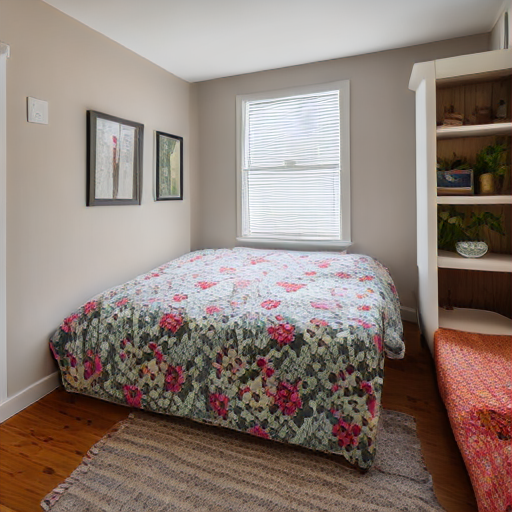
#> input picture image.png, 512 x 512 px
$ jupyter execute --allow-errors MainNotebookCode.ipynb
#> lines starting #> are read from the running program, lines starting #| are printed output that depends on the picture
# WATERMARK DESTRUCTIVE ATTACKS

[cell 1]
from PIL import Image
import matplotlib.pyplot as plt
from PIL import Image, ImageFilter, ImageEnhance
import matplotlib.pyplot as plt
import cv2
from skimage.util import random_noise
import numpy as np
from bm3d import bm3d_rgb

image_path = 'image.png'  # Change this to your image filename
image = Image.open(image_path)
#> image is the input picture: PIL image 512x512 RGB; mean R, G, B 141.6, 127.2, 119
plt.imshow(image)
plt.title('Original Image')
plt.axis('off')
plt.show()

## GAUSSIAN BLUR ATTACK

[cell 2]
# Apply Gaussian Blur filter
blurred_image = image.filter(ImageFilter.GaussianBlur(5))  # Increase the value for a stronger blur effect
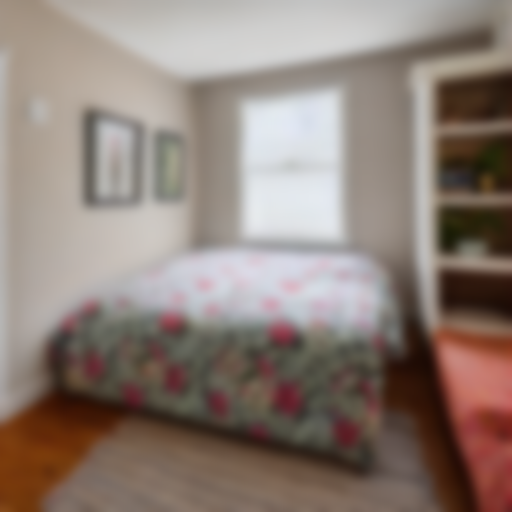
#> blurred_image: PIL image 512x512 RGB; mean R, G, B 141.6, 127.2, 119

# Display the blurred image
display(blurred_image)

[cell 3]
blurred_image.save("blurred_image.png")

Watermark performance: 0.167
Quality Degradation: 0.722
Overall: 0.551

[cell 4]
#plot a curve

## ROTATION ATTACK

[cell 5]
# Rotate the image by 45 degrees
rotated_image = image.rotate(45)
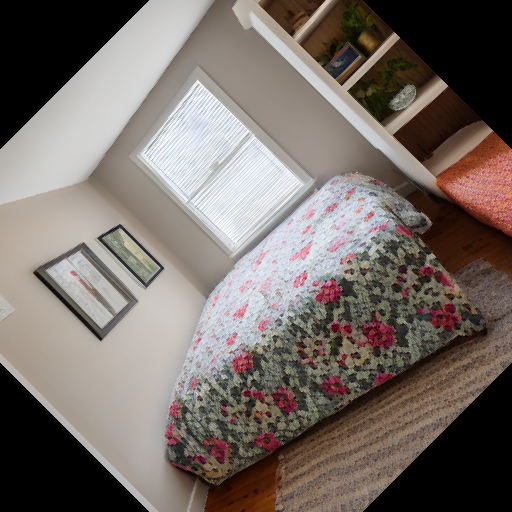
#> rotated_image: PIL image 512x512 RGB; mean R, G, B 118.8, 109.4, 103.7

# Display the rotated image
display(rotated_image)

[cell 6]
rotated_image.save("rotated_image.png")

Watermark performance: 0.083
Quality Degradation: 0.995
Overall: 0.736

## EXPOSURE ATTACK

[cell 7]
# Increase exposure (brightness)
exposure_factor = 2.0  # Increase this value for more exposure (brightness)
enhancer = ImageEnhance.Brightness(image)
high_exposure_image = enhancer.enhance(exposure_factor)
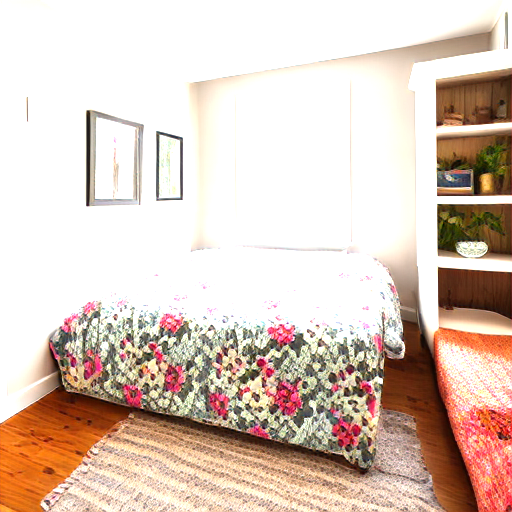
#> high_exposure_image: PIL image 512x512 RGB; mean R, G, B 220.4, 201.3, 189.1

# Display the high exposure image
plt.imshow(high_exposure_image)
plt.title('High Exposure Image')
plt.axis('off')
plt.show()

[cell 8]
high_exposure_image.save("high_exposure_image.png")

Watermark performance: 1.000
Quality Degradation: 0.541
Overall: 1.036

## CONTRAST ATTACK

[cell 9]
# Increase contrast
contrast_factor = 2.0
enhancer = ImageEnhance.Contrast(image)
high_contrast_image = enhancer.enhance(contrast_factor)
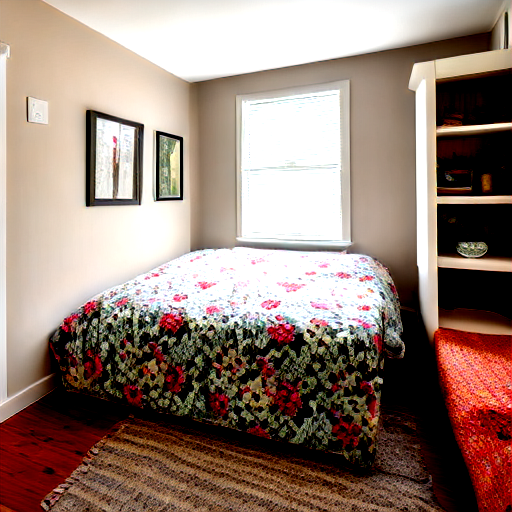
#> high_contrast_image: PIL image 512x512 RGB; mean R, G, B 151.2, 129.5, 118.5

plt.imshow(high_contrast_image)
plt.title('High Contrast Image to Reveal Watermark')
plt.axis('off')
plt.show()

[cell 10]
high_contrast_image.save("high_contrast_image.png")

Watermark performance: 0.958
Quality Degradation: 0.379
Overall: 0.997

## BRIGHTNESS ATTACK

[cell 11]
brightness_factor = 1.5
enhancer = ImageEnhance.Brightness(image)
bright_image = enhancer.enhance(brightness_factor)
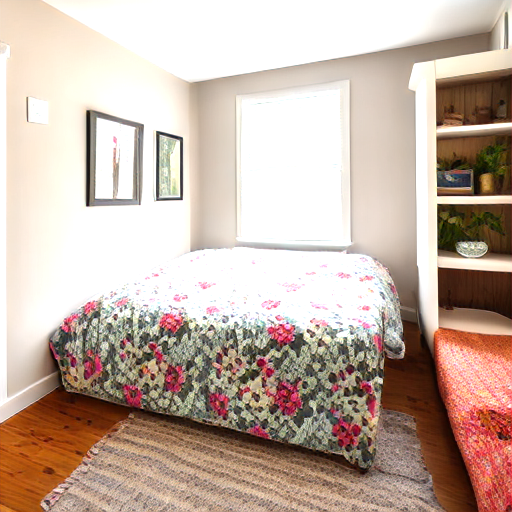
#> bright_image: PIL image 512x512 RGB; mean R, G, B 197.5, 177.9, 165.4

# Display the brightened image
plt.imshow(bright_image)
plt.title('Brightened Image')
plt.axis('off')
plt.show()

[cell 12]
bright_image.save("bright_image.png")

Watermark performance: 1.000
Quality Degradation: 0.358
Overall: 1.016

## CROP ATTACK

[cell 13]
left = image.width // 4
#> left = 128
upper = image.height // 4
#> upper = 128
right = image.width * 3 // 4
#> right = 384
lower = image.height * 3 // 4
#> lower = 384
cropped_image = image.crop((left, upper, right, lower))
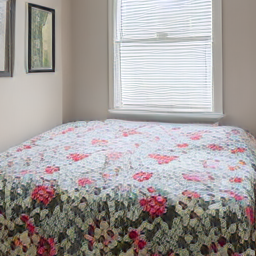
#> cropped_image: PIL image 256x256 RGB; mean R, G, B 163.9, 159, 157.5

# Display the cropped image
plt.imshow(cropped_image)
plt.title('Cropped Image')
plt.axis('off')
plt.show()

[cell 14]
cropped_image.save("cropped_image.png")

## JPEG Attack

[cell 15]
image.save('jpeg_image', "JPEG", quality=80)
jpeg_image = Image.open('jpeg_image')
jpeg_image

Watermark performance: 0.875
Quality Degradation: 0.122
Overall: 0.939

## Gaussian Noise Attack

[cell 16]
image = cv2.imread(image_path, cv2.IMREAD_COLOR)
#> image: shape (512, 512, 3)

mean = 0
std_dev = 25
gaussian_noise = np.random.normal(mean, std_dev, image.shape).astype(np.float32)
noisy_image = image + gaussian_noise
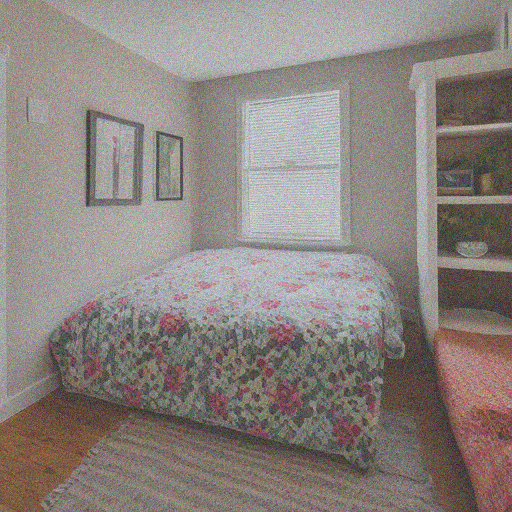
#> noisy_image: shape (512, 512, 3) float32; mean B, G, R 119.1, 127.3, 141.6; drawn with min black and max white
noisy_image = np.clip(noisy_image, 0, 255).astype(np.uint8)
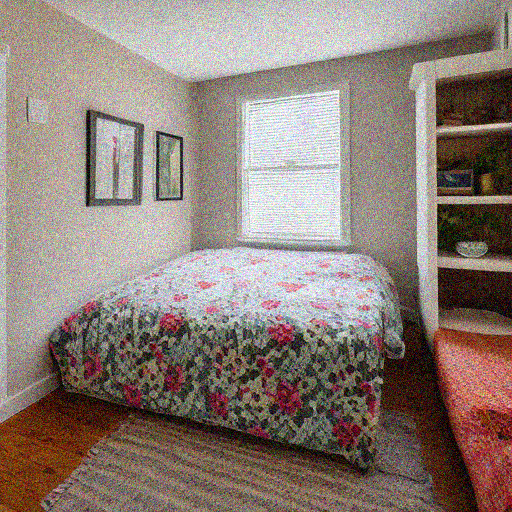
#> noisy_image: shape (512, 512, 3); mean B, G, R 119.1, 127, 141.1
cv2.imwrite("noisy_image.png", noisy_image)
plt.title("Noisy Image")
plt.imshow(cv2.cvtColor(noisy_image, cv2.COLOR_BGR2RGB))
plt.axis('off')
plt.show()

$ run again, with noise_img.png copied over image.png
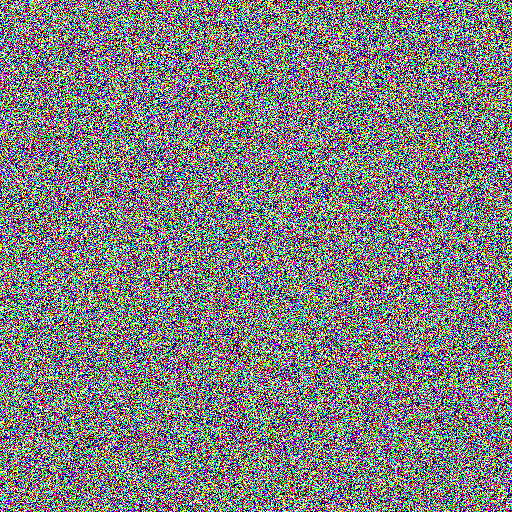
#> input picture noise_img.png, 512 x 512 px
#> image is the input picture: PIL image 512x512 RGB; mean R, G, B 127.6, 127.2, 127.5
#> `jpeg_image = Image.open('jpeg_image')`:
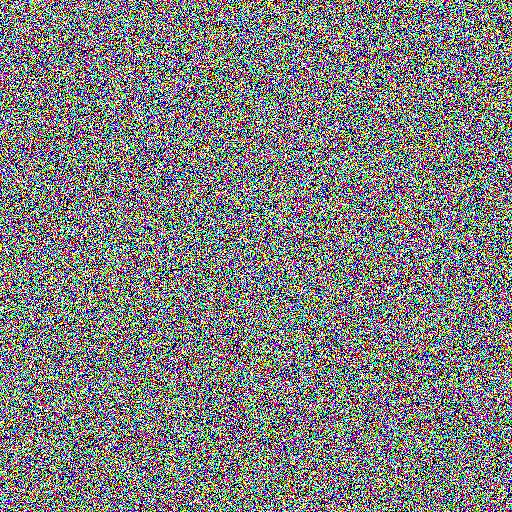
#> jpeg_image: PIL image 512x512 RGB; mean R, G, B 127.4, 127.3, 127.3
#> image: shape (512, 512, 3)
#> `noisy_image = np.clip(noisy_image, 0, 255).astype(np.uint8)`:
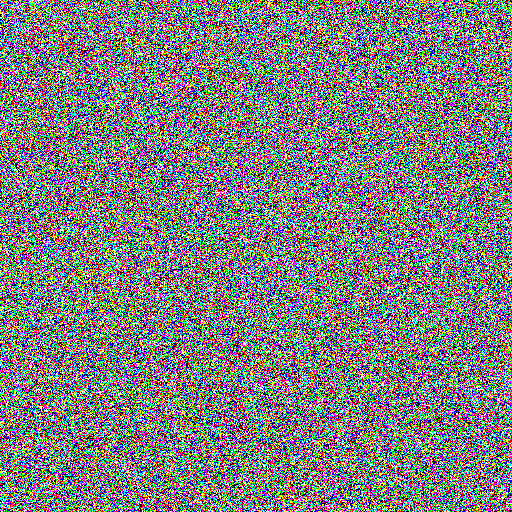
#> noisy_image: shape (512, 512, 3); mean B, G, R 127.2, 127.1, 127.4
